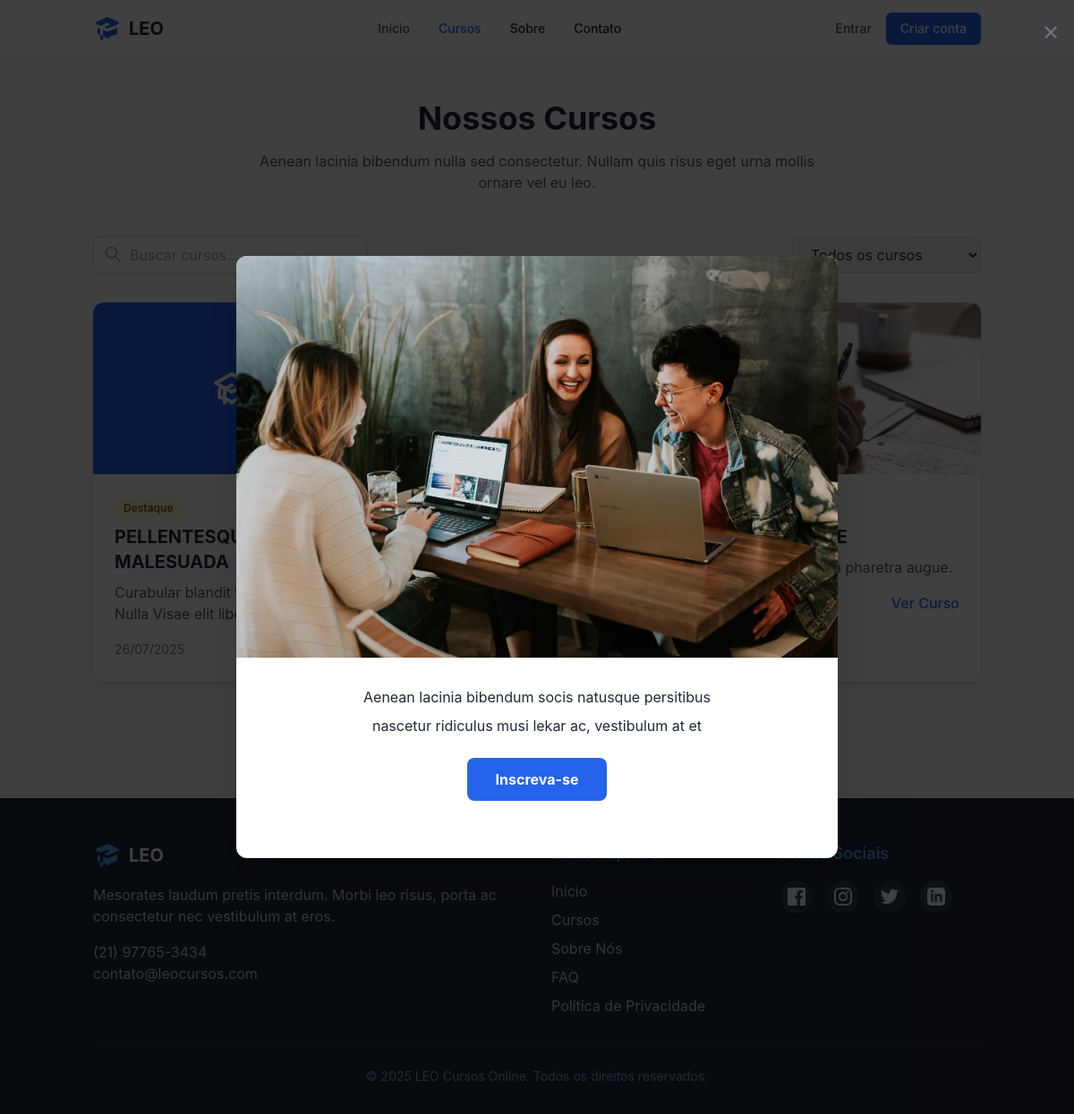
/cursos.php, run on an earlier commit of the app's database.
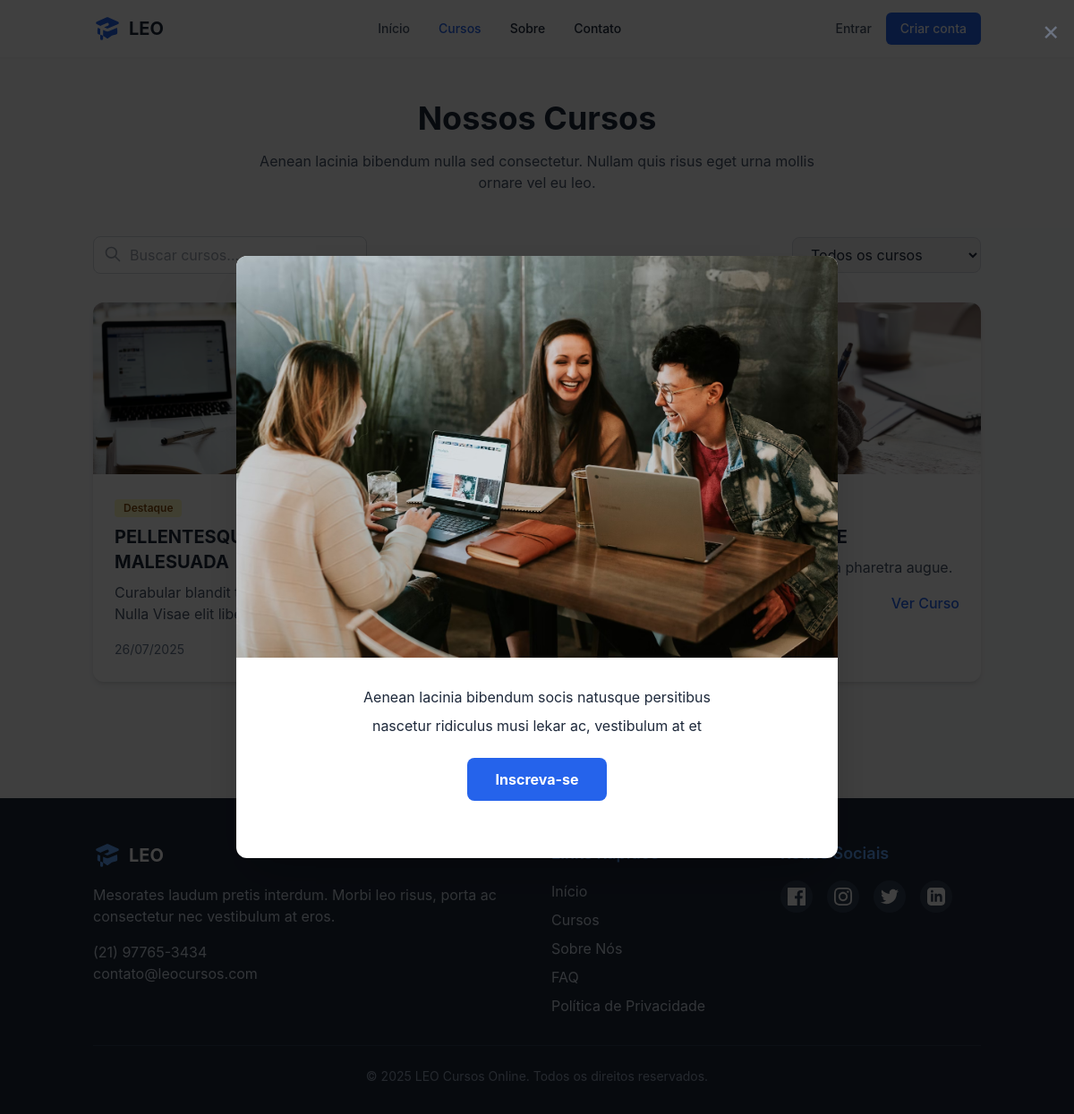
And on a later commit of the database.
### tables this page shows
CREATE TABLE `cursos` (
  `id` int(11) NOT NULL AUTO_INCREMENT,
  `titulo` varchar(255) NOT NULL,
  `descricao` text DEFAULT NULL,
  `imagem` varchar(255) DEFAULT NULL,
  `link` varchar(255) DEFAULT NULL,
  `destaque` tinyint(1) DEFAULT 0,
  `criado_em` timestamp NOT NULL DEFAULT current_timestamp(),
  `atualizado_em` timestamp NOT NULL DEFAULT current_timestamp() ON UPDATE current_timestamp(),
  PRIMARY KEY (`id`)
);

### includes/db.php (called while the page is built, shortened)
<?php
$url_site = 'https://localhost/desafio_revvo/';
?>

### cursos.php (the view, shortened to what this page needs)
<?php
require_once 'includes/db.php';
try {
    $stmt = $pdo->query("SELECT * FROM cursos ORDER BY criado_em DESC");
    $cursos = $stmt->fetchAll(PDO::FETCH_ASSOC);
} catch (PDOException $e) {
    die("Erro ao carregar cursos: " . $e->getMessage());
}
include 'includes/header.php';
?>
<main id="main-content" class="py-12">
    <div class="container mx-auto px-4">
        <div class="text-center mb-12">
            <h1 class="text-3xl md:text-4xl font-bold text-slate-800 mb-4">Nossos Cursos</h1>
            <p class="text-slate-600 max-w-2xl mx-auto">
                Aenean lacinia bibendum nulla sed consectetur. Nullam quis risus eget urna mollis ornare vel eu leo.
            </p>
        </div>
        <div class="mb-8 flex flex-col md:flex-row justify-between items-center gap-4">
            <div class="w-full md:w-auto">
                <div class="relative">
                    <input type="text" placeholder="Buscar cursos..." class="w-full pl-10 pr-4 py-2 border border-gray-300 rounded-lg focus:ring-2 focus:ring-blue-500 focus:border-blue-500">
                    <svg xmlns="http://www.w3.org/2000/svg" class="h-5 w-5 text-gray-400 absolute left-3 top-2.5" fill="none" viewBox="0 0 24 24" stroke="currentColor">
                        <path stroke-linecap="round" stroke-linejoin="round" stroke-width="2" d="M21 21l-6-6m2-5a7 7 0 11-14 0 7 7 0 0114 0z" />
                    </svg>
                </div>
            </div>
            <div class="w-full md:w-auto">
                <select class="w-full px-4 py-2 border border-gray-300 rounded-lg focus:ring-2 focus:ring-blue-500 focus:border-blue-500">
                    <option value="">Todos os cursos</option>
                </select>
            </div>
        </div>
        <div class="grid grid-cols-1 md:grid-cols-2 lg:grid-cols-3 gap-8">
            <?php if (count($cursos) > 0): ?>
                <?php foreach ($cursos as $curso): ?>
                    <div class="bg-white rounded-xl shadow-md overflow-hidden hover:shadow-lg transition-shadow duration-300">
                        <div class="h-48 bg-gray-200 overflow-hidden">
                            <?php if ($curso['imagem']): ?>
                                <img src="assets/images/cursos/<?= htmlspecialchars($curso['imagem']) ?>" alt="<?= htmlspecialchars($curso['titulo']) ?>" class="w-full h-full object-cover">
                            <?php else: ?>
                                <div class="w-full h-full flex items-center justify-center bg-blue-600 text-white">
                                </div>
                            <?php endif; ?>
                        </div>
                        <div class="p-6">
                            <?php if ($curso['destaque']): ?>
                                <span class="inline-block bg-yellow-100 text-yellow-800 text-xs font-semibold px-2.5 py-0.5 rounded mb-2">Destaque</span>
                            <?php endif; ?>
                            <h3 class="text-xl font-bold text-slate-800 mb-2"><?= htmlspecialchars($curso['titulo']) ?></h3>
                            <p class="text-slate-600 mb-4 line-clamp-2"><?= htmlspecialchars($curso['descricao']) ?></p>
                            <div class="flex justify-between items-center">
                                <span class="text-sm text-slate-500"><?= date('d/m/Y', strtotime($curso['criado_em'])) ?></span>
                                <a href="/curso/<?= $curso['id'] ?>" class="text-blue-600 hover:text-blue-800 font-medium">Ver Curso</a>
                            </div>
                        </div>
                    </div>
                <?php endforeach; ?>
            <?php endif; ?>
        </div>
        <?php if (count($cursos) > 0): ?>
        <div class="mt-12 flex justify-center">
            <nav class="inline-flex rounded-md shadow">
                <a href="#" class="px-3 py-1 rounded-l-md border border-gray-300 bg-white text-gray-500 hover:bg-gray-50">Anterior</a>
                <a href="#" class="px-3 py-1 border-t border-b border-gray-300 bg-white text-blue-600 font-medium">1</a>
                <a href="#" class="px-3 py-1 border border-gray-300 bg-white text-gray-500 hover:bg-gray-50">2</a>
                <a href="#" class="px-3 py-1 border border-gray-300 bg-white text-gray-500 hover:bg-gray-50">3</a>
                <a href="#" class="px-3 py-1 rounded-r-md border border-gray-300 bg-white text-gray-500 hover:bg-gray-50">Próxima</a>
            </nav>
        </div>
        <?php endif; ?>
    </div>
</main>
<?php
include 'includes/footer.php';
?>

### includes/header.php (shortened to what this page needs)
<!DOCTYPE html>
<html lang="pt-BR" class="scroll-smooth">
<head>
    <link rel="stylesheet" href="https://unpkg.com/swiper/swiper-bundle.min.css">
    <script src="https://cdn.tailwindcss.com"></script>
    <link rel="stylesheet" href="<?=$url_site?>assets/css/main.css">
</head>
<body class="font-sans bg-gray-50 text-slate-800 antialiased">
    <header class="sticky top-0 z-50 bg-white shadow-sm">
        <div class="container mx-auto px-4">
            <div class="flex items-center justify-between h-16">
                <a href="<?=$url_site?>" class="flex items-center space-x-2">
                    <span class="text-xl font-bold text-dark">LEO</span>
                </a>
                <nav class="hidden md:flex items-center space-x-8">
                    <a href="<?=$url_site?>" class="text-sm font-medium hover:text-primary transition-colors <?php echo basename($_SERVER['PHP_SELF']) === 'index.php' ? 'text-primary' : 'text-slate-600' ?>">Início</a>
                    <a href="<?=$url_site?>cursos.php" class="text-sm font-medium hover:text-primary transition-colors <?php echo basename($_SERVER['PHP_SELF']) === 'cursos.php' ? 'text-primary' : 'text-slate-600' ?>">Cursos</a>
                    <a href="<?=$url_site?>sobre.php" class="text-sm font-medium hover:text-primary transition-colors">Sobre</a>
                    <a href="<?=$url_site?>contato.php" class="text-sm font-medium hover:text-primary transition-colors">Contato</a>
                </nav>
                <?php if (isset($_SESSION['admin_logged_in']) && $_SESSION['admin_user_id']){?>
                <div class="hidden md:flex items-center space-x-4">
                    <?=$_SESSION['admin_user_name']?>
                    <a href="<?=$url_site?>admin/index.php" class="px-4 py-2 bg-primary text-white text-sm font-medium rounded-md hover:bg-blue-700 transition-colors shadow-sm">
                        Ver Admin
                    </a>
                </div>
                <?php }
                else{?>
                <div class="hidden md:flex items-center space-x-4">
                    <a href="<?=$url_site?>admin/login.php" class="text-sm font-medium text-slate-600 hover:text-primary transition-colors">Entrar</a>
                    <a href="<?=$url_site?>admin/registrar.php" class="px-4 py-2 bg-primary text-white text-sm font-medium rounded-md hover:bg-blue-700 transition-colors shadow-sm">
                        Criar conta
                    </a>
                </div>
                <?php }?>
            </div>
        </div>
    </header>

### includes/footer.php (shortened to what this page needs)
    <footer class="bg-slate-800 text-white pt-12 pb-8">
        <div class="container mx-auto px-4">
            <div class="grid grid-cols-1 md:grid-cols-4 gap-8">
                <div class="md:col-span-2">
                    <div class="flex items-center mb-4">
                        <span class="ml-2 text-xl font-bold">LEO</span>
                    </div>
                    <p class="text-slate-300 mb-4">
                        Mesorates laudum pretis interdum. Morbi leo risus, porta ac
                        consectetur nec vestibulum at eros.
                    </p>
                    <p class="text-slate-300">
                        <a href="tel:+5521977653434" class="hover:text-blue-400 transition-colors">(21) 97765-3434</a><br>
                        <a href="mailto:contato@leocursos.com" class="hover:text-blue-400 transition-colors">contato@leocursos.com</a>
                    </p>
                </div>
                <div>
                    <h3 class="text-lg font-semibold mb-4 text-blue-400">Links Rápidos</h3>
                    <ul class="space-y-2">
                        <li><a href="<?=$url_site?>" class="text-slate-300 hover:text-white transition-colors">Início</a></li>
                        <li><a href="<?=$url_site?>cursos.php" class="text-slate-300 hover:text-white transition-colors">Cursos</a></li>
                        <li><a href="<?=$url_site?>sobre.php" class="text-slate-300 hover:text-white transition-colors">Sobre Nós</a></li>
                        <li><a href="<?=$url_site?>faq.php" class="text-slate-300 hover:text-white transition-colors">FAQ</a></li>
                        <li><a href="<?=$url_site?>politica-de-privacidade.php" class="text-slate-300 hover:text-white transition-colors">Política de Privacidade</a></li>
                    </ul>
                </div>
                <div>
                    <h3 class="text-lg font-semibold mb-4 text-blue-400">Redes Sociais</h3>
                    <div class="flex space-x-4">
                        <a href="#" aria-label="Facebook" class="bg-slate-700 hover:bg-blue-600 p-2 rounded-full transition-colors">
                        </a>
                        <a href="#" aria-label="Instagram" class="bg-slate-700 hover:bg-pink-600 p-2 rounded-full transition-colors">
                        </a>
                        <a href="#" aria-label="Twitter" class="bg-slate-700 hover:bg-blue-400 p-2 rounded-full transition-colors">
                        </a>
                        <a href="#" aria-label="LinkedIn" class="bg-slate-700 hover:bg-blue-700 p-2 rounded-full transition-colors">
                        </a>
                    </div>
                </div>
            </div>
            <div class="border-t border-slate-700 mt-8 pt-6 text-center text-slate-400 text-sm">
                <p>&copy; <?php echo date('Y'); ?> LEO Cursos Online. Todos os direitos reservados.</p>
            </div>
        </div>
    </footer>
<div id="welcomeModal" class="fixed inset-0 z-50 hidden flex items-center justify-center p-4 bg-black bg-opacity-75">
    <div class="bg-white rounded-xl max-w-2xl w-full overflow-hidden shadow-2xl">
        <img src="assets/images/slideshow/slide1.jpg">
        <div class="p-6 md:p-8">
            <div class="text-center mb-6">
                <p class="mb-2">Aenean lacinia bibendum socis natusque persitibus</p>
                <p class="mb-4">nascetur ridiculus musi lekar ac, vestibulum at et</p>
            </div>
            <div class="flex justify-center mb-8">
                <button class="bg-blue-600 hover:bg-blue-700 text-white px-8 py-3 rounded-lg font-bold transition-colors">
                    Inscreva-se
                </button>
            </div>
        </div>
    </div>
</div>
</body>
</html>

### assets/css/main.css (style rules this page uses)
:root { --color-primary: #2563eb; --color-dark: #1e293b; }
body { @apply antialiased text-slate-800 bg-gray-50; font-family: 'Inter', system-ui, -apple-system, sans-serif; }
.line-clamp-2 { display: -webkit-box; -webkit-line-clamp: 2; -webkit-box-orient: vertical; overflow: hidden; }

What changed in the data, as far as the page shows it:
changed cursos "PELLENTESQUE MALESUADA": imagem: picture added; imagem empty → "curso1.jpg" (drawn)
